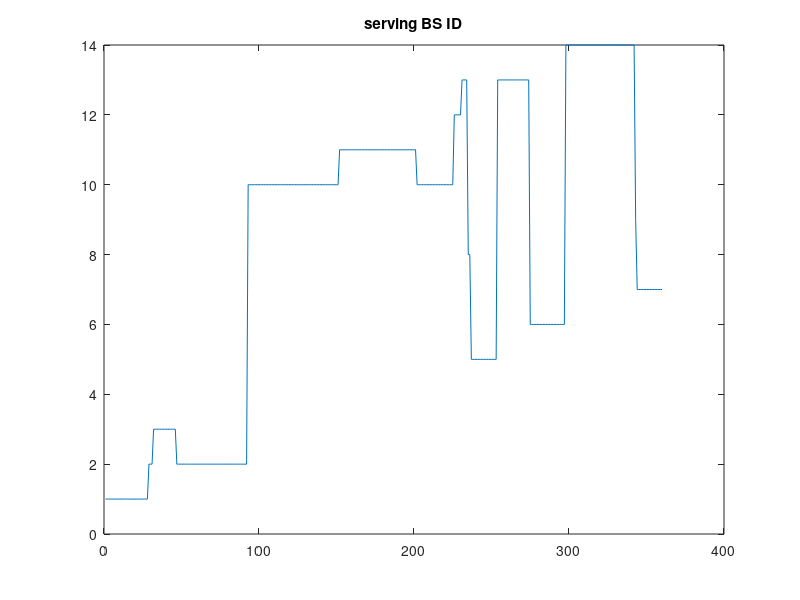
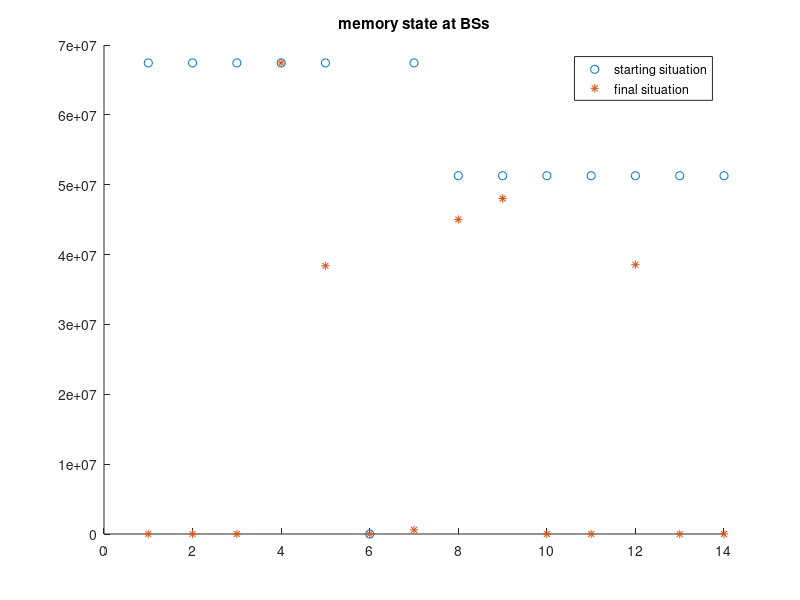
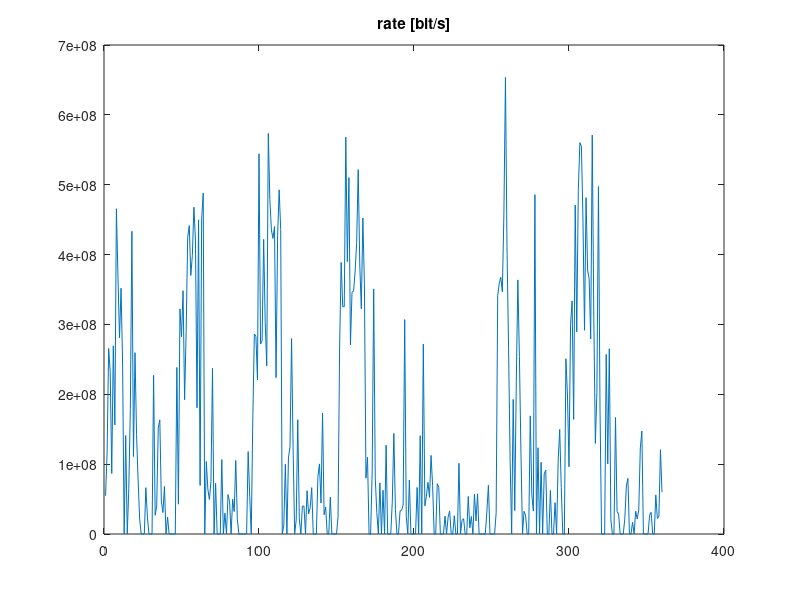
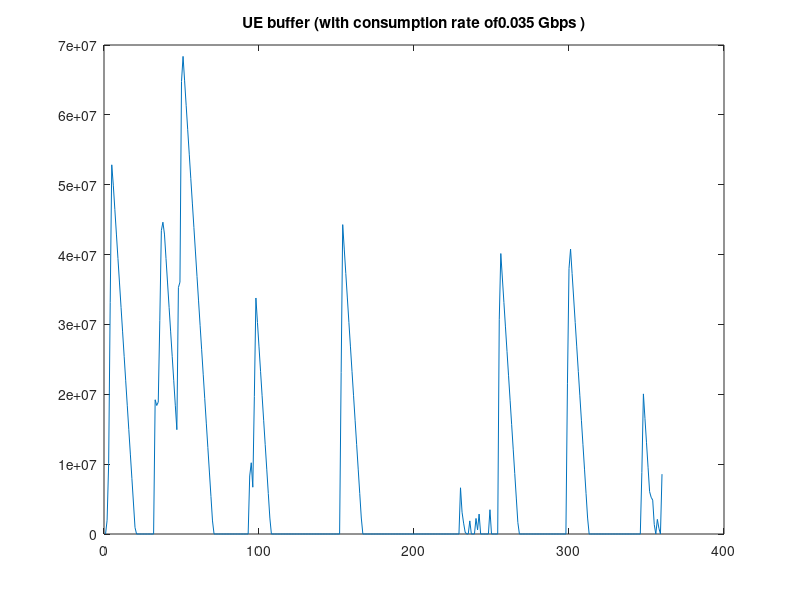

Reproduce these figures in MATLAB, in order.
clear all;
close all;
clc;

load('RESULTS//savings.mat');

s = savings{1};

figure;
plot(s.servingBS_IDs, '-');
title('serving BS ID');

figure;
hold on
plot(1:max(size(s.BSs_mem_state)), s.chunks, 'o');
plot(1:max(size(s.BSs_mem_state)), s.BSs_mem_state, '*');
title('memory state at BSs');
legend('starting situation', 'final situation');
hold off

figure;
plot(s.rate, '-');
title('rate [bit/s]');

figure;
plot(s.ue_buffer);
title(strcat('UE buffer (with consumption rate of', num2str(s.ue_requested_rate, ' %1.3f'), ' Gbps )'));

figure;
plot(s.ue_waiting_time, 'o');
title('UE waiting times');

figure;
plot(s.ue_lost_data);
title('UE lost data');



